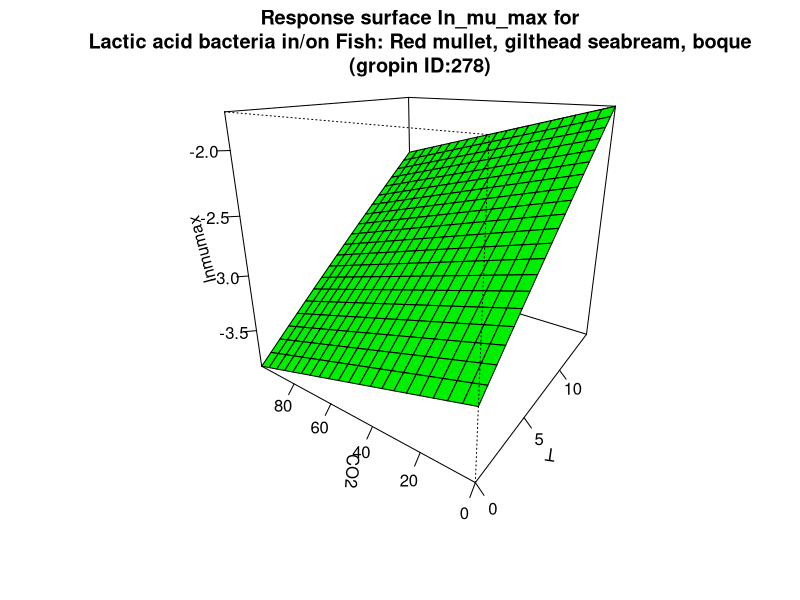

Write the R code that produced this figure.
#############################
# start of Parameter script
#############################
T <- seq(0,14.985014985015,length.out=21)
CO2 <- seq(0,99.9000999000999,length.out=21)
#############################
# end of Parameter script
#############################
############################# 
# start of Model script Gropin ID 278 
#############################
 
# constant coefficients for this model
mref <- 0.0378
dco2 <- 0.00576
Ea <- 67.5
 
variables <- data.frame(T,CO2)
argumentsPar <- unique.data.frame(expand.grid(variables))
 
# heart of the model
response_surface <- function(T,CO2) {
   mumax <-(log(mref)-(dco2*CO2)+(Ea/0.00831)*((1/273)-(1/(T+273))))

	return(mumax=mumax)
} 

# output parameters
responseSurface <- cbind(argumentsPar,response_surface(argumentsPar['T'],argumentsPar['CO2']))
colnames(responseSurface) <- c(colnames(argumentsPar),'lnmumax')
#############################
# End of Model script
#############################
############################# 
# start of Visualisation script Gropin ID 278 
#############################
titleText <-'Response surface ln_mu_max for
Lactic acid bacteria in/on Fish: Red mullet, gilthead seabream, boque
(gropin ID:278)'
persp(T,CO2,matrix(unlist(responseSurface$'lnmumax'),nrow=21),col = 'green',xlab='T',ylab='CO2',zlab='lnmumax',main=titleText,theta=305,phi=20,shade=0.25,ticktype = 'detailed')
#############################
# End of Visualisation script
#############################
